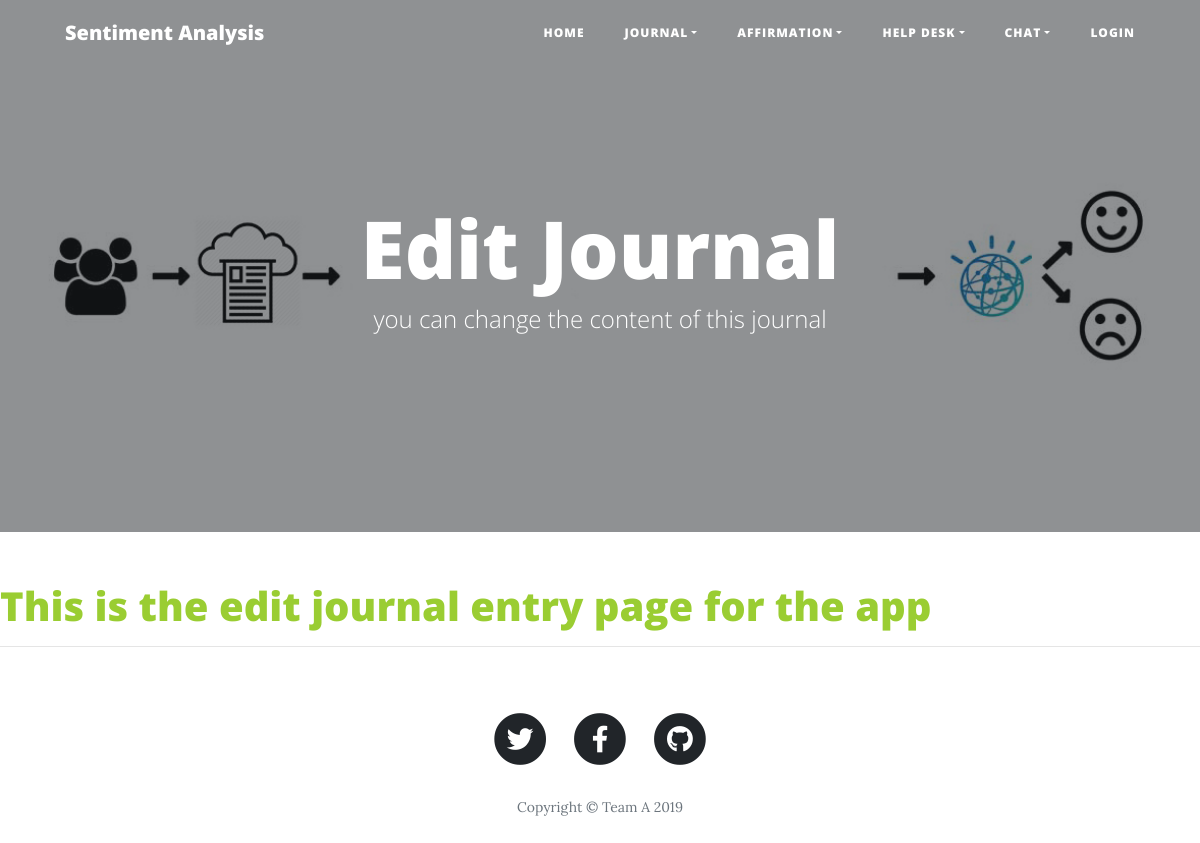
Page /edit/1 on the earlier database version.
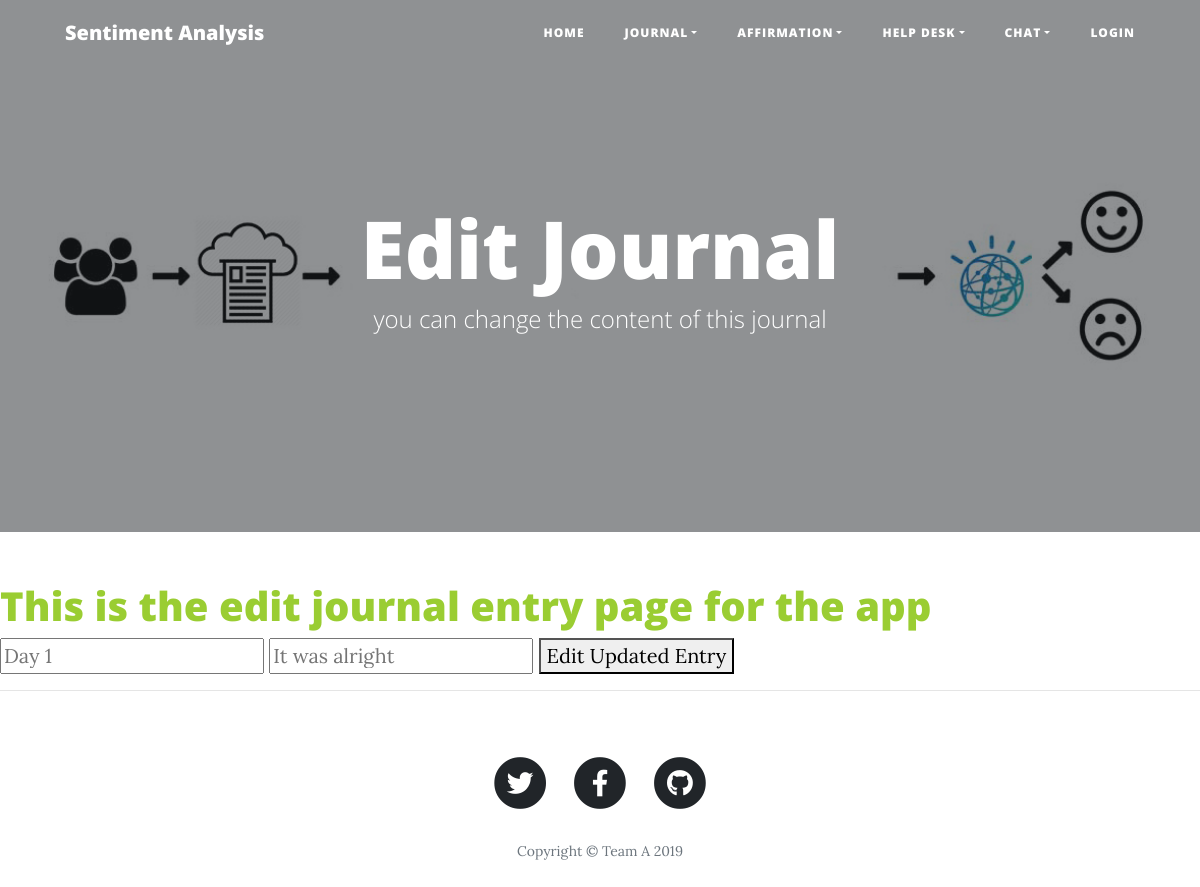
Same page on the later database version.
### app/main/models.py (models this page shows)
class JournalEntry(db.Model):
    __tablename__ = "JournalEntry"
    EntryID = db.Column(db.Integer, primary_key=True, nullable = False, autoincrement = True)
    EntryTitle = db.Column(db.String)
    EntryText = db.Column(db.String)
    Date_Time = db.Column(db.DateTime, nullable = False)
    EntryEmotion = db.Column(db.String)
    J_ID = db.Column(db.Integer, db.ForeignKey('Journal.JournalID'), nullable = False)

### app/main/routes.py (the view)
@bp.route('/edit/<int:EntryID>', methods=['GET', 'POST', 'PUT'])
def edit(EntryID):
    entry = JournalEntry.query.get(EntryID)
    entries = JournalEntry.query.filter_by(EntryID=EntryID)
    entries = JournalEntry.query.all()
    if (request.method == "POST"):
        entry.EntryTitle = request.form.get("newtitle")
        entry.EntryText = request.form.get("newtext")
        return render_template('journal.html', entries=entries)
    return render_template('edit.html', entries=entries)

### app/main/templates/edit.html (shortened to what this page needs)
{% extends 'base.html' %}
{% block header %}
      <header class="masthead" style="background-image: url('/static/img/index-b.jpg')">
    <div class="overlay"></div>
    <div class="container">
      <div class="row">
        <div class="col-lg-8 col-md-10 mx-auto">
          <div class="site-heading">
            <h1>Edit Journal</h1>
            <span class="subheading">you can change the content of this journal</span>
          </div>
        </div>
      </div>
    </div>
  </header>
{% endblock %}
        {% block content%}
        <h1 style= "color:yellowgreen;">This is the edit journal entry page for the app</h1>
        {% for entry in entries %}
        <div class="journal-entry">
            <form action="{{url_for('main.edit' , EntryID = entry.EntryID )}}" method="post">
              <input type="text" name="newtitle" placeholder="{{entry.EntryTitle}}">
              <input type="text" name="newtext" placeholder="{{entry.EntryText}}">
              <button type="submit"> Edit Updated Entry </button>
            </form>
        </div>
        {% endfor %}
        {% endblock %}

Differences in the rows shown:
added JournalEntry: newtitle "Day 1", newtext "It was alright"
